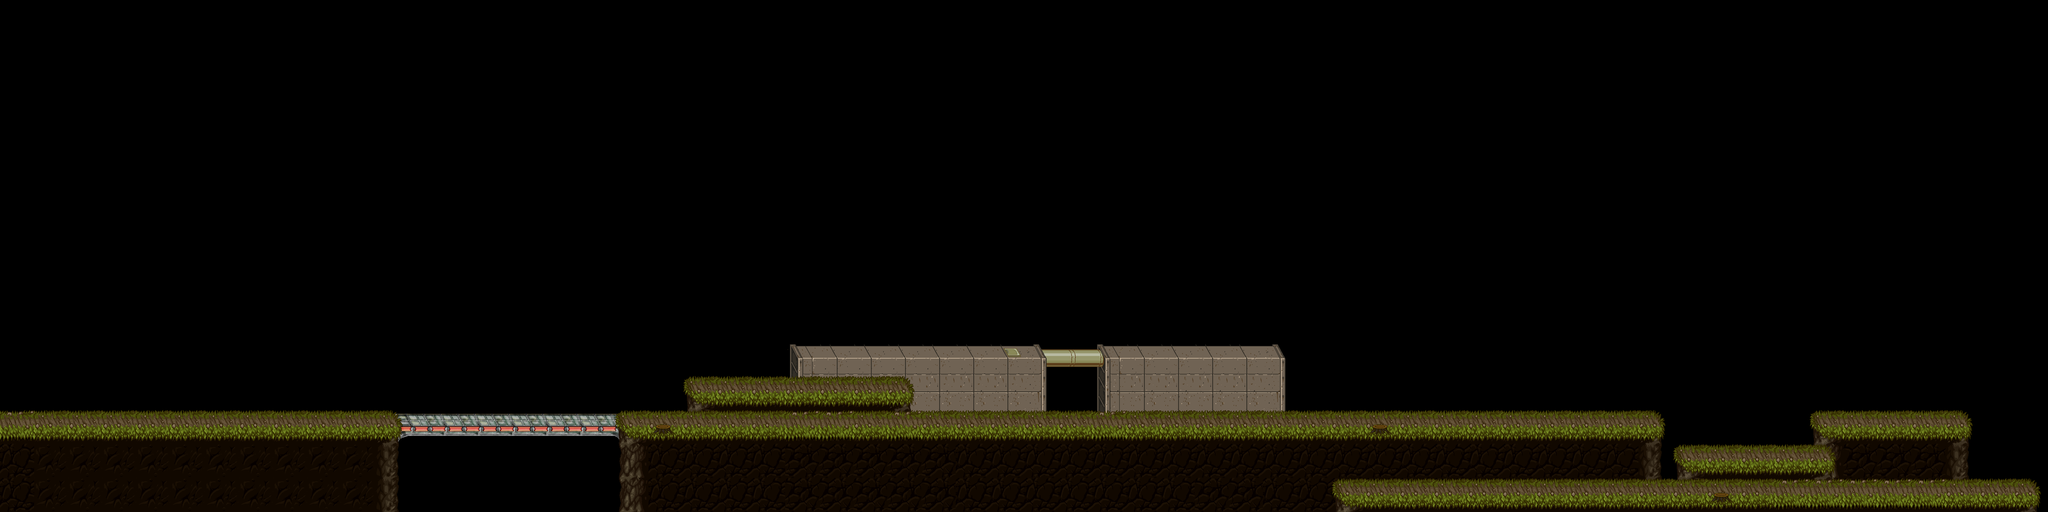

A level layout from a 2D game, rendered from its tile map. Below: a short description, then the map file with tile-grid data replaced by summaries:
An orthogonal 60x15 tile map with 128x128 px tiles, 5 tile layers (Background2, Background, CollisionTop, Collision, ...).

<map version="1.0" orientation="orthogonal" width="60" height="15" tilewidth="128" tileheight="128">
 <tileset firstgid="1" name="tiles_aubrey" tilewidth="128" tileheight="128">
  <image source="tiles_aubrey.png" width="2048" height="641" />
 </tileset>
 <layer name="Background2" width="60" height="15">
  <data>[900 cells, 45 non-empty, 9 distinct tile ids]</data>
 </layer>
 <layer name="Background" width="60" height="15">
  <data>[900 cells, 96 non-empty, 8 distinct tile ids]</data>
 </layer>
 <layer name="CollisionTop" width="60" height="15">
  <data>[900 cells, 102 non-empty, 14 distinct tile ids]</data>
 </layer>
 <layer name="Collision" width="60" height="15">
  <data>[900 cells, 0 non-empty, 0 distinct tile ids]</data>
 </layer>
 <layer name="Foreground" width="60" height="15">
  <data>[900 cells, 3 non-empty, 1 distinct tile ids]</data>
 </layer>
</map>
